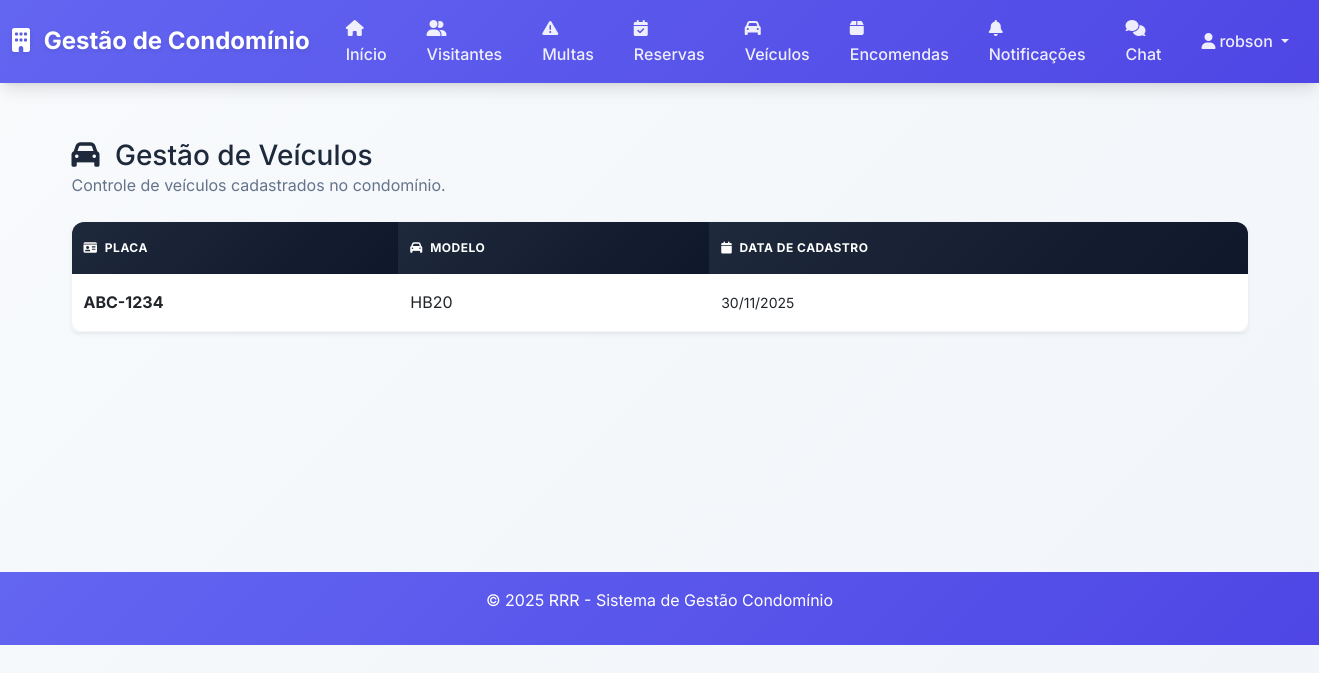
Page /veiculos (signed in) on the committed database.
### app.py (models this page shows)
class Usuario(db.Model):
    id = db.Column(db.Integer, primary_key=True)
    username = db.Column(db.String(50), nullable=False, unique=True)
    email = db.Column(db.String(100), nullable=False, unique=True)
    senha_hash = db.Column(db.String(255), nullable=False)
    tipo = db.Column(db.String(20), nullable=False)
    morador_id = db.Column(db.Integer, db.ForeignKey('morador.id'), nullable=True)
    ativo = db.Column(db.Boolean, default=True)
    data_cadastro = db.Column(db.DateTime, default=datetime.utcnow)
    morador = db.relationship('Morador', backref='usuario', uselist=False)
    notificacoes_enviadas = db.relationship('Notificacao', backref='autor', lazy=True)
    notificacoes_lidas = db.relationship('NotificacaoLeitura', backref='usuario', lazy=True, cascade='all, delete-orphan')
    mensagens_enviadas = db.relationship('ChatMensagem', foreign_keys='ChatMensagem.remetente_id', backref='remetente', lazy=True, cascade='all, delete-orphan')
    mensagens_recebidas = db.relationship('ChatMensagem', foreign_keys='ChatMensagem.destinatario_id', backref='destinatario', lazy=True, cascade='all, delete-orphan')

class Veiculo(db.Model):
    id = db.Column(db.Integer, primary_key=True)
    morador_id = db.Column(db.Integer, db.ForeignKey('morador.id'), nullable=False)
    placa = db.Column(db.String(10), nullable=False)
    modelo = db.Column(db.String(100), nullable=False)
    data_cadastro = db.Column(db.DateTime, default=datetime.utcnow)
    __table_args__ = (
        db.UniqueConstraint('placa', name='uq_veiculo_placa'),
    )

### app.py (the view)
@app.route('/veiculos')
@login_required
def listar_veiculos():
    usuario = Usuario.query.get(session['user_id'])
    if usuario.tipo == 'Admin':
        veiculos = Veiculo.query.join(Morador).order_by(Morador.nome, Veiculo.placa).all()
    else:
        veiculos = Veiculo.query.filter_by(morador_id=usuario.morador_id).order_by(Veiculo.placa).all()
    return render_template('veiculos.html', veiculos=veiculos, usuario=usuario)

### app.py (called while the page is built)
def login_required(f):
    from functools import wraps
    @wraps(f)
    def decorated_function(*args, **kwargs):
        if 'user_id' not in session:
            return redirect(url_for('login'))
        return f(*args, **kwargs)
    return decorated_function

### templates/veiculos.html (shortened to what this page needs)
{% extends "base.html" %}
{% block content %}
<div class="d-flex justify-content-between align-items-center mb-4">
    <div>
        <h1 class="h3 mb-0">
            <i class="fas fa-car me-2"></i>
            Gestão de Veículos
        </h1>
        <p class="text-muted mb-0">Controle de veículos cadastrados no condomínio.</p>
    </div>
</div>
{% if veiculos %}
<div class="table-responsive shadow-sm rounded">
    <table class="table table-hover align-middle mb-0">
        <thead class="table-light">
            <tr>
                <th>
                    <i class="fas fa-id-card me-1"></i>
                    Placa
                </th>
                <th>
                    <i class="fas fa-car me-1"></i>
                    Modelo
                </th>
                <th>
                    <i class="fas fa-calendar me-1"></i>
                    Data de Cadastro
                </th>
            </tr>
        </thead>
        <tbody>
            {% for veiculo in veiculos %}
            <tr>
                <td>
                    <strong class="text-uppercase">{{ veiculo.placa }}</strong>
                </td>
                <td>{{ veiculo.modelo }}</td>
                <td>
                    <small>{{ veiculo.data_cadastro.strftime('%d/%m/%Y') }}</small>
                </td>
            </tr>
            {% endfor %}
        </tbody>
    </table>
</div>
<div class="row mt-4">
    <div class="col-12">
    </div>
</div>
{% endif %}
{% endblock %}

### templates/base.html (shortened to what this page needs)
<!DOCTYPE html>
<html lang="pt-BR">
<head>
    <link href="https://cdn.jsdelivr.net/npm/bootstrap@5.3.0/dist/css/bootstrap.min.css" rel="stylesheet">
    <link href="https://cdnjs.cloudflare.com/ajax/libs/font-awesome/6.4.0/css/all.min.css" rel="stylesheet">
    <link href="{{ url_for('static', filename='css/style.css') }}" rel="stylesheet">
</head>
<body>
    <nav class="navbar navbar-expand-lg navbar-dark bg-primary">
        <div class="container-fluid">
            <a class="navbar-brand" href="{{ url_for('index') }}">
                <i class="fas fa-building me-2"></i>
                Gestão de Condomínio
            </a>
            <div class="collapse navbar-collapse" id="navbarNav">
                <ul class="navbar-nav mx-auto">
                    {% if session.user_id %}
                    <li class="nav-item">
                        <a class="nav-link" href="{{ url_for('index') }}">
                            <i class="fas fa-home me-1"></i>Início
                        </a>
                    </li>
                    <li class="nav-item">
                        <a class="nav-link" href="{{ url_for('listar_visitantes') }}">
                            <i class="fas fa-user-friends me-1"></i>Visitantes
                        </a>
                    </li>
                    <li class="nav-item">
                        <a class="nav-link" href="{{ url_for('listar_multas') }}">
                            <i class="fas fa-exclamation-triangle me-1"></i>Multas
                        </a>
                    </li>
                    <li class="nav-item">
                        <a class="nav-link" href="{{ url_for('listar_reservas') }}">
                            <i class="fas fa-calendar-check me-1"></i>Reservas
                        </a>
                    </li>
                    <li class="nav-item">
                        <a class="nav-link" href="{{ url_for('listar_veiculos') }}">
                            <i class="fas fa-car me-1"></i>Veículos
                        </a>
                    </li>
                    <li class="nav-item">
                        <a class="nav-link" href="{{ url_for('listar_encomendas') }}">
                            <i class="fas fa-box me-1"></i>Encomendas
                        </a>
                    </li>
                    <li class="nav-item">
                        <a class="nav-link" href="{{ url_for('listar_notificacoes') }}">
                            <i class="fas fa-bell me-1"></i>Notificações
                        </a>
                    </li>
                    <li class="nav-item">
                        <a class="nav-link" href="{{ url_for('chat_home') }}">
                            <i class="fas fa-comments me-1"></i>Chat
                        </a>
                    </li>
                    {% endif %}
                </ul>
                <ul class="navbar-nav ms-auto">
                    {% if session.user_id %}
                    <li class="nav-item dropdown">
                        <a class="nav-link dropdown-toggle" href="#" role="button" data-bs-toggle="dropdown">
                            <i class="fas fa-user me-1"></i>{{ session.username }}
                        </a>
                    </li>
                    {% else %}
                    <li class="nav-item">
                        <a class="nav-link" href="{{ url_for('login') }}">
                            <i class="fas fa-sign-in-alt me-1"></i>Login
                        </a>
                    </li>
                    {% endif %}
                </ul>
            </div>
        </div>
    </nav>
    <main class="container my-4">
        {% block content %}{% endblock %}
    </main>
    <footer class="text-center py-3 mt-5">
        <div class="container">
            <p>&copy; 2025 RRR - Sistema de Gestão Condomínio</p>
        </div>
    </footer>
</body>
</html>

### static/css/style.css (style rules this page uses)
:root { --primary-color: #6366f1; --primary-dark: #4f46e5; --success-color: #10b981; --success-dark: #059669; --info-color: #06b6d4; --warning-color: #f59e0b; --danger-color: #ef4444; --danger-dark: #dc2626; --light-color: #f8fafc; --dark-color: #1e293b; --gray-50: #f8fafc; --gray-100: #f1f5f9; --gray-200: #e2e8f0; --gray-300: #cbd5e1; --gray-400: #94a3b8; --gray-500: #64748b; --gray-600: #475569; --gray-700: #334155; --gray-800: #1e293b; --gray-900: #0f172a; --shadow-sm: 0 1px 2px 0 rgb(0 0 0 / 0.05); --shadow-md: 0 4px 6px -1px rgb(0 0 0 / 0.1), 0 2px 4px -2px rgb(0 0 0 / 0.1); --shadow-lg: 0 10px 15px -3px rgb(0 0 0 / 0.1), 0 4px 6px -4px rgb(0 0 0 / 0.1); --shadow-xl: 0 20px 25px -5px rgb(0 0 0 / 0.1), 0 8px 10px -6px rgb(0 0 0 / 0.1); --border-radius: 12px; --border-radius-lg: 16px; }
* { box-sizing: border-box; }
body { font-family: 'Inter', -apple-system, BlinkMacSystemFont, 'Segoe UI', Roboto, sans-serif; background: linear-gradient(135deg, var(--gray-50) 0%, var(--gray-100) 100%); color: var(--gray-800); line-height: 1.6; min-height: 100vh; }
.navbar { background: linear-gradient(135deg, var(--primary-color) 0%, var(--primary-dark) 100%) !important; backdrop-filter: blur(10px); box-shadow: var(--shadow-lg); border: none; position: relative !important; z-index: 1050 !important; }
.navbar-brand { font-weight: 700; font-size: 1.5rem; color: white !important; text-shadow: 0 2px 4px rgba(0,0,0,0.1); }
.nav-link { color: rgba(255,255,255,0.9) !important; font-weight: 500; transition: all 0.3s ease; border-radius: 8px; margin: 0 4px; padding: 8px 16px !important; }
.table { border-radius: var(--border-radius); overflow: hidden; box-shadow: var(--shadow-sm); background: white; }
.table thead th { border: none; font-weight: 700; text-transform: uppercase; font-size: 12px; letter-spacing: 0.5px; background: linear-gradient(135deg, var(--gray-800) 0%, var(--gray-900) 100%); color: white; padding: 16px 12px; }
.table tbody tr { transition: all 0.3s ease; border-bottom: 1px solid var(--gray-100); }
.table tbody td { padding: 16px 12px; vertical-align: middle; }
footer { margin-top: auto; background: linear-gradient(135deg, var(--primary-color) 0%, var(--primary-dark) 100%); color: white; border-top: none; }
.nav-link { animation: slideIn 0.4s cubic-bezier(0.4, 0, 0.2, 1); }
.container { max-width: 1200px; }
main.container { padding-top: 2rem; padding-bottom: 2rem; }
.text-muted { color: var(--gray-500) !important; }
h1, h2, h3, h4, h5, h6 { color: var(--gray-800); font-weight: 700; }

### rows in the picture
Usuario: username "robson"
Veiculo: placa "ABC-1234", modelo "HB20", data_cadastro "30/11/2025"
